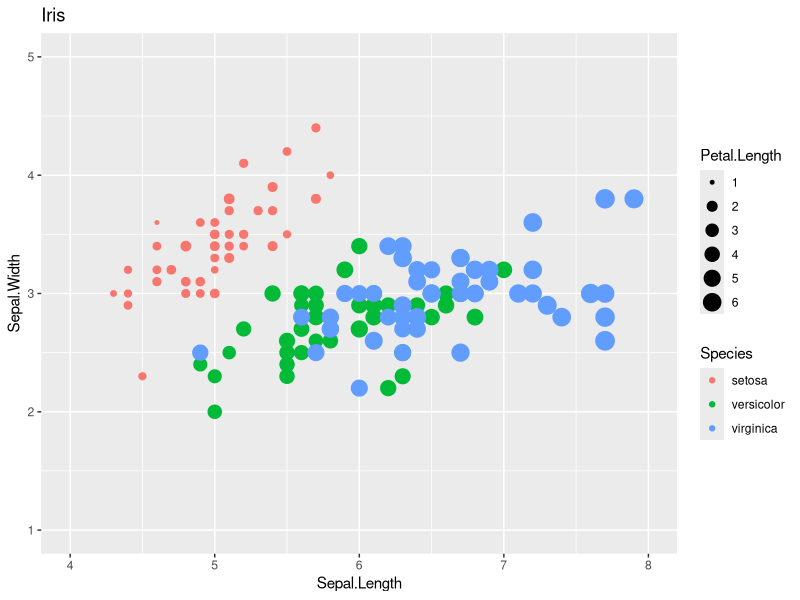
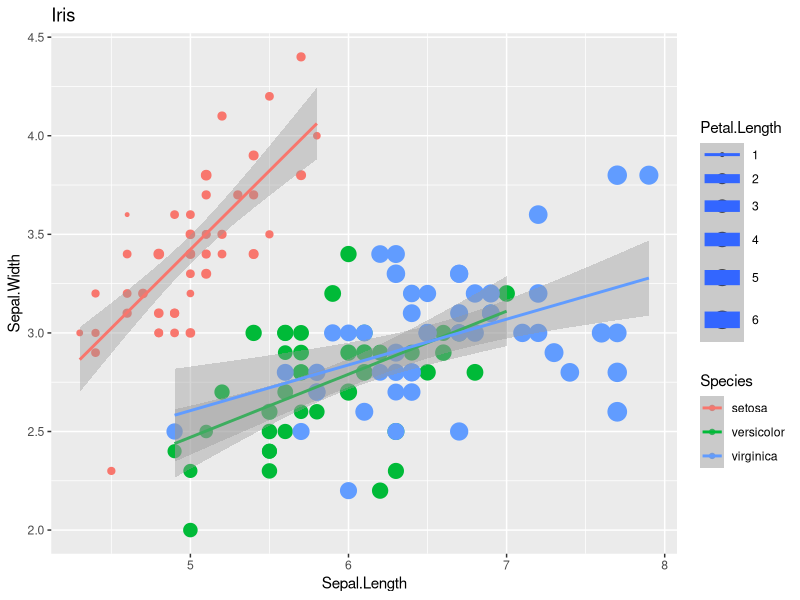
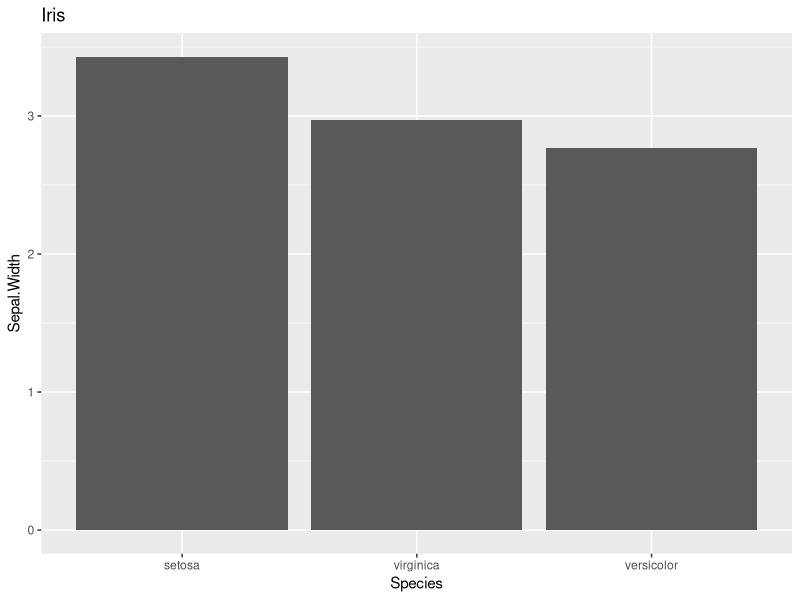
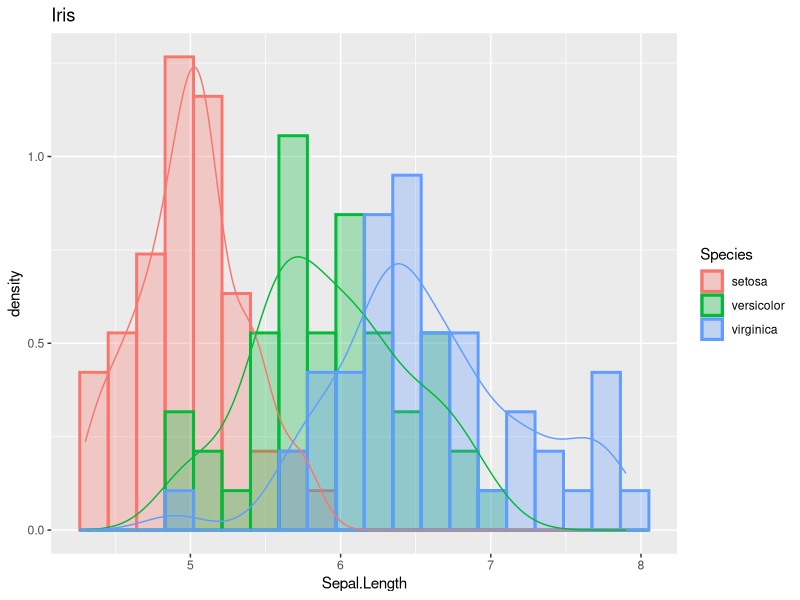
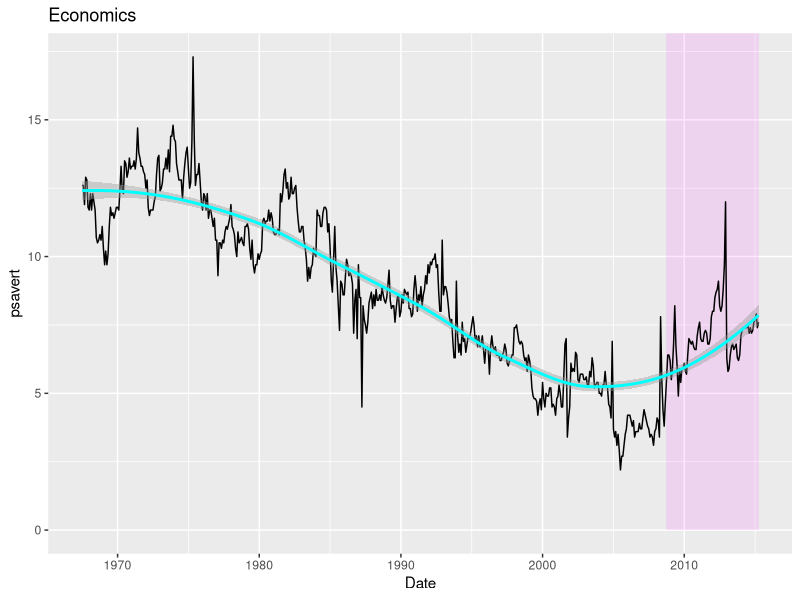
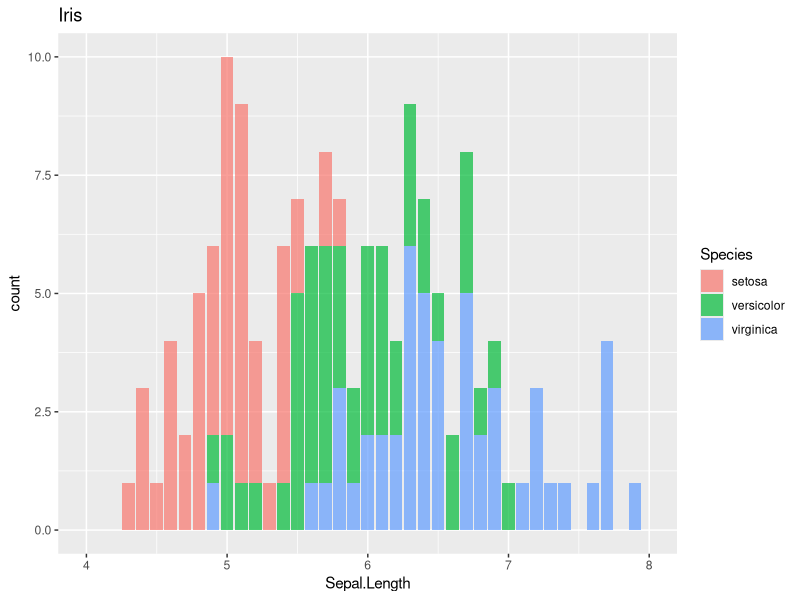
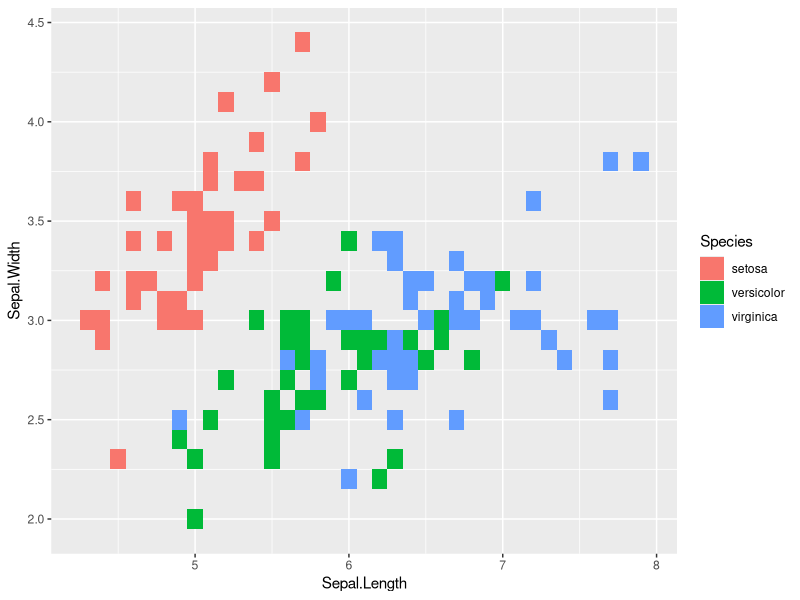
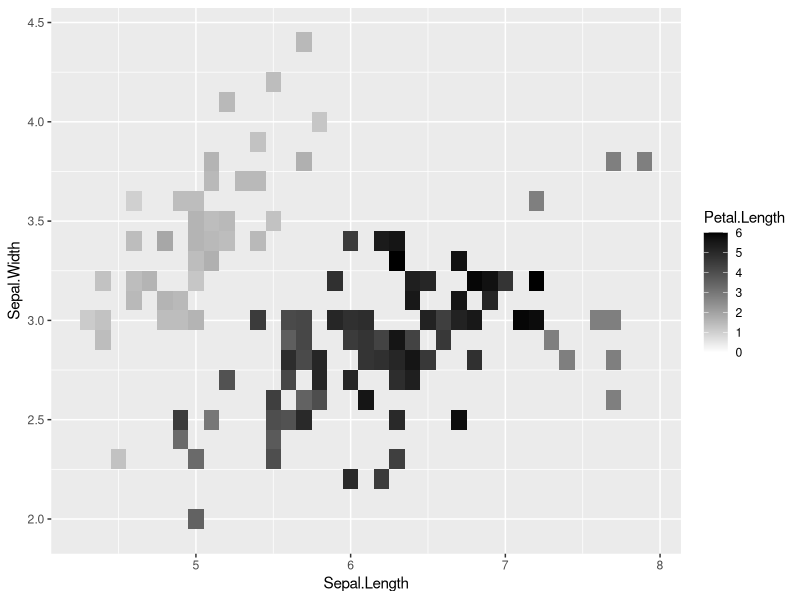

Here is the R script that generated these plots, in order:
library(dplyr)
library(ggplot2)
library(ggrepel)

# change working directory
frame_files <- lapply(sys.frames(), function(x) x$ofile)
frame_files <- Filter(Negate(is.null), frame_files)
setwd(dirname(frame_files[[length(frame_files)]]))

# Point & Hue & Buble
p <- ggplot(iris, aes(x = Sepal.Length, y = Sepal.Width,
                      colour = Species, size = Petal.Length)) +
  geom_point() +
  scale_colour_hue() +
  # scale_colour_gradient(low = "cyan", high = "magenta")
  labs(title = "Iris", x = "Sepal.Length", y = "Sepal.Width") +
  lims(x = c(4, 8), y = c(1, 5))
plot(p)
ggsave("img/iris-hue.png", plot = p)

# Point & Smoothing & Buble
p <- ggplot(iris, aes(x = Sepal.Length, y = Sepal.Width,
                      colour = Species, size = Petal.Length)) +
  geom_point() +
  stat_smooth(method = "lm") +
  labs(title = "Iris", x = "Sepal.Length", y = "Sepal.Width")
plot(p)
ggsave("img/iris-smooth.png", plot = p)

# Bar
p <- iris %>%
  group_by(Species) %>%
  summarise(Sepal.Width = mean(Sepal.Width)) %>%
  ggplot(aes(x = reorder(Species, -Sepal.Width), y = Sepal.Width)) +
    geom_bar(stat = "identity") +
    labs(title = "Iris", x = "Species", y = "Sepal.Width")
plot(p)
ggsave("img/iris-bar.png", plot = p)

# Hist & density
p <- ggplot(iris, aes(x = Sepal.Length, y = ..density..,
                      fill = Species, colour = Species)) +
  geom_histogram(alpha = 0.3, position = "identity", bins = 20, size = 1) +
  labs(title = "Iris", x = "Sepal.Length") +
  geom_density(alpha = 0)
plot(p)
ggsave("img/iris-hist.png", plot = p)

# Line & Smoothing & Rect
p <- ggplot(economics, aes(x = date, y = psavert)) +
  annotate("rect",
           xmin = as.Date("2008-09-15"), xmax = as.Date("2015-04-01"),
           ymin = 0, ymax = Inf, fill = "magenta", alpha = 0.1) +
  geom_line() +
  stat_smooth(color = "cyan", method = "loess") +
  labs(title = "Economics", x = "Date", y = "psavert")
plot(p)
ggsave("img/economics-line.png", plot = p)

# Stacked Bar
p <- iris %>%
  group_by(Species, Sepal.Length) %>%
  count() %>%
  ggplot(aes(x = Sepal.Length, y = n)) +
    geom_bar(stat = "identity", aes(fill = Species), alpha = 0.7) +
    scale_x_discrete() +
    lims(x = c(4, 8)) +
    labs(title = "Iris", x = "Sepal.Length", y = "count")
plot(p)
ggsave("img/iris-stacked-bar.png", plot = p)

# Tile plot
p <- ggplot(iris, aes(x = Sepal.Length, y = Sepal.Width)) +
  geom_tile(aes(fill = Species))
plot(p)
ggsave("img/iris-tile.png", plot = p)

# Tile qplot
p <- qplot(Sepal.Length, Sepal.Width, data = iris,
           fill = Petal.Length, geom = "tile") +
  scale_fill_gradient(limits = c(0, 6), low = "white", high = "black")
plot(p)
ggsave("img/iris-tile-qplot.png", plot = p)

# Heat map
p <- ggplot(iris, aes(x = Sepal.Length, y = Sepal.Width)) +
  stat_density2d(aes(fill = ..level..), geom = "polygon") +
  scale_fill_continuous(low = "cyan", high = "magenta") +
  geom_point(color = "black")
plot(p)
ggsave("img/iris-heatmap.png", plot = p)

# Stacked Line
iris_with_idx <- iris %>%
  mutate(index = c(c(1:50), c(1:50), c(1:50)))

p <- iris_with_idx %>%
  ggplot(aes(x = index, y = Petal.Length)) +
  geom_area(aes(group = Species, fill = Species), alpha = 0.7) +
  labs(title = "Iris", x = "Index", y = "Petal.Length")
plot(p)
ggsave("img/iris-stacked-line.png", plot = p)

# Line with label
p <- iris_with_idx %>%
  ggplot(aes(x = index, y = Petal.Length, color = Species)) +
  geom_line() +
  geom_point() +
  labs(title = "Iris", x = "Index", y = "Petal.Length") +
  geom_label_repel(data = subset(iris_with_idx, index == max(index)),
                   aes(label = Species),
                   nudge_x = 100,
                   segment.alpha = 0.9,
                   size = 3) +
  theme(legend.position = "none")
plot(p)
ggsave("img/iris-line-with-label.png", plot = p)

# Line & Point
tf <- rep(F, 150)
tf[which.min(iris$Sepal.Width)] <- T
df <- data.frame(x = c(1:150), y = iris$Sepal.Width, tf)

p <- ggplot(df, aes(x = x, y = y, color = ifelse(tf == T, "A", "B")))+
  geom_point(size = 3) +
  scale_color_manual(guide = FALSE, values = c("red", "black")) +
  geom_line(data = df, aes(x = x, y = y, color = "B")) +
  labs(title = "Iris", x = "Index", y = "Sepal.Width")
plot(p)
ggsave("img/iris-conditional-coloring.png", plot = p)

# Contours of 3d data
volcano3d <- reshape2::melt(volcano)
names(volcano3d) <- c("x", "y", "z")

p <- ggplot(volcano3d, aes(x = x, y = y, z = z)) +
  stat_contour(aes(fill = ..level..), geom = "polygon") +
  scale_fill_continuous(low = "gray", high = "black")
plot(p)
ggsave("img/volcano-contours.png", plot = p)
